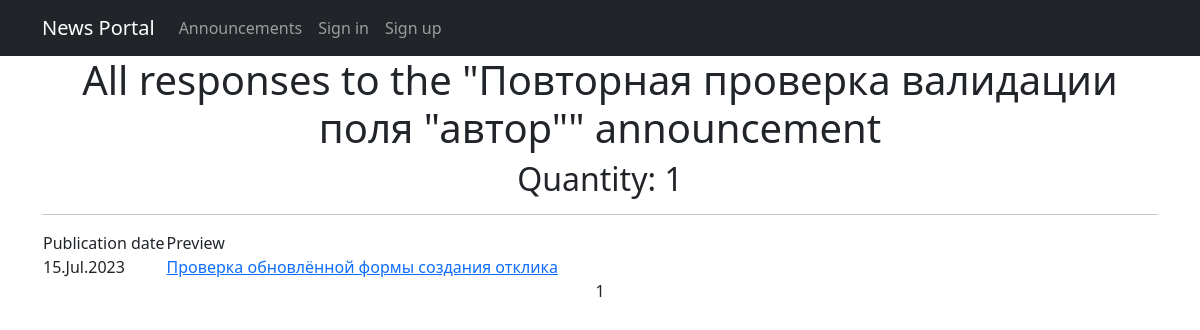
The page /announcements/responses/13 on the database its author committed.
### board/models.py (models this page shows, shortened)
class Announcement(models.Model):
    author = models.ForeignKey(User, on_delete=models.CASCADE)
    TYPE = (
        ('tanks', 'Танки'),
        ('heals', 'Хилы'),
        ('damage_dealers', 'Дамагеры'),
        ('merchants', 'Торговецы'),
        ('guildmasters', 'Гилдмастеры'),
        ('questgivers', 'Квестгиверы'),
        ('smiths', 'Кузнецы'),
        ('tanners', 'Кожевникы'),
        ('potions_masters', 'Зельевары'),
        ('spell_masters', 'Мастера заклинаний'),
    )
    categoryType = models.CharField(max_length=15, choices=TYPE, default='tanks')
    time_add = models.DateTimeField(auto_now_add=True)
    head = models.CharField(max_length=256)
    body = models.TextField()
    image = models.ImageField(upload_to='images', blank=True, null=True)
    file = models.FileField(upload_to='files', blank=True, null=True)

class Response(models.Model):
    response_post = models.ForeignKey(Announcement, related_name='response', on_delete=models.CASCADE)
    response_user = models.ForeignKey(User, on_delete=models.CASCADE)
    text = models.TextField()
    time_add = models.DateTimeField(auto_now_add=True)
    status = models.BooleanField(default=False)

### board/views.py (the view)
# urls.py: path('responses/<int:pk>', ResponseList.as_view(), name='response_list'),
class ResponseList(ListView):
    model = Response
    ordering = '-time_add'
    template_name = 'responses.html'
    context_object_name = 'responses'
    paginate_by = 10
    def get_queryset(self):
        self.announcement = get_object_or_404(Announcement, id=self.kwargs['pk'])
        queryset = Response.objects.filter(response_post=self.announcement).order_by('-time_add')
        return queryset
    def get_context_data(self, **kwargs):
        context = super().get_context_data(**kwargs)
        context['is_admin'] = self.request.user.groups.filter(name='Admins').exists()
        context['superuser'] = self.request.user.is_superuser
        context['announcement'] = self.announcement
        return context

### board/templatetags/custom_filters.py (called while the page is built)
@register.filter()
def censor(text):
    try:
        str(text)
        word_list = text.split()
        for swear in SWEAR_WORDS:
            for i, word in enumerate(word_list):
                if swear[1:] in word:  # проверка со второй буквы, чтобы учесть верхний регистр
                    word_list[i] = word_list[i].replace(word, SWEAR_WORDS[swear])
        return ' '.join(word_list)
    except ValueError:
        print("Ошибка, невозможно применить фильтр к не строковым данным")

### templates/responses.html (shortened to what this page needs)
{% extends 'flatpages/default.html' %}
{% load custom_filters %}
{% block content %}
    <h1>All responses to the "{{ announcement.head }}" announcement</h1>
    <h2>Quantity: {{ responses|length }}</h2>
    <hr>
    {% if responses %}
        <table>
            <tr>
                <td>Publication date</td>
                <td>Preview</td>
            </tr>
            {% for response in responses %}
            <tr>
                <td>{{ response.time_add|date:'d.M.Y' }}</td>
                <td>
                    <a href="{% url 'response_detail' response.id %}">{{ response.text|truncatewords:20|censor }}</a>
                </td>
                <td>
                </td>
            </tr>
            {% endfor %}
        </table>
    {% else %}
        <h2>No responses yet</h2>
    {% endif %}
    {{ page_obj.number }}
{% endblock content %}

### rows shown on the page
Announcement: head "Повторная проверка валидации поля \"автор\""
Response: time_add "15.Jul.2023", text|censor "Проверка обновлённой формы создания отклика"

### other values the page prints
{{ responses|length }} "1"
{{ page_obj.number }} "1"
